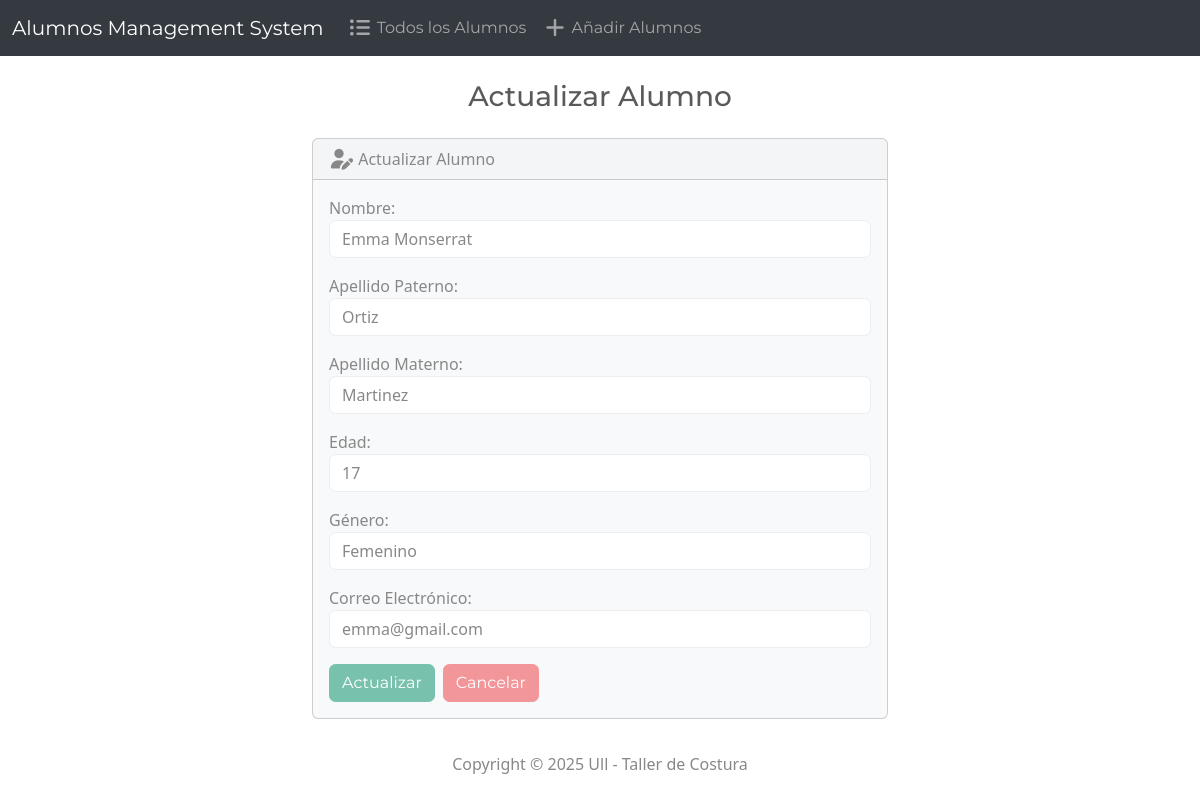
The page /edit/3 on the database its author committed.
### app_alumnos/models.py (models this page shows, shortened)
class Alumno(models.Model):
    nombre = models.CharField(max_length=100)
    apellido_paterno = models.CharField(max_length=100)
    apellido_materno = models.CharField(max_length=100)
    edad = models.IntegerField()
    genero = models.CharField(max_length=10)
    correo = models.EmailField(unique=True)

### app_alumnos/views.py (the view)
# urls.py: path('edit/<int:id>', views.edit, name='edit'),
def edit(request, id):
    try:
        alumno = Alumno.objects.get(pk=id)
    except Alumno.DoesNotExist:
        return HttpResponseRedirect(reverse('index'))
    if request.method == "POST":
        form = AlumnoForm(request.POST, instance=alumno)
        if form.is_valid():
            form.save()
            return render(request, 'alumnos/edit.html', {
                'form': form,
                'alumno': alumno,   # Necesario para el contexto
                'success': True     # Activa el mensaje de éxito en edit.html
            })
    else: # Solicitud GET
        form = AlumnoForm(instance=alumno)
    return render(request, 'alumnos/edit.html', {
        'form': form,
        'alumno': alumno
    })

### app_alumnos/forms.py
class AlumnoForm(forms.ModelForm):
    class Meta:
        model = Alumno
        fields = ['nombre', 'apellido_paterno', 'apellido_materno', 'edad', 'genero', 'correo']
        labels = {
            'nombre': 'Nombre',
            'apellido_paterno': 'Apellido Paterno',
            'apellido_materno': 'Apellido Materno',
            'edad': 'Edad',
            'genero': 'Género',
            'correo': 'Correo Electrónico',
        }
        widgets ={
            'nombre': forms.TextInput(attrs={'class': 'form-control'}),
            'apellido_paterno': forms.TextInput(attrs={'class': 'form-control'}),
            'apellido_materno': forms.TextInput(attrs={'class': 'form-control'}),
            'edad': forms.NumberInput(attrs={'class': 'form-control'}),
            'genero': forms.TextInput(attrs={'class': 'form-control'}),
            'correo': forms.EmailInput(attrs={'class': 'form-control'}),
        }

### app_alumnos/templates/alumnos/edit.html (shortened to what this page needs)
{% extends "alumnos/base.html"%}
{%block body%}
  <h3 class="text-center m-4">Actualizar Alumno</h3>
  {%if success %}
    <div class="alert alert-success" role="alert">
      Alumno actualizado exitosamente.
      <a href="{% url 'index' %}" class="alert-link">De vuelta a la página pricipal.</a>
    </div>
  {%else%}
   <div class="row justify-content-center">
      <div class="col-6">
        <div class="card bg-light mb-3">
  <div class="card-header">
  <i class="fa-solid fa-user-pen fa-lg"></i> Actualizar Alumno
  </div>
  <div class="card-body">
    <form action="" method="POST">
        {{ form.as_p }} <div class="d-flex gap-2">
            <button type="submit" class="btn btn-primary">Actualizar</button>
            <a href="{% url 'index'%}" class="btn btn-secondary">Cancelar</a>
        </div>
    </form>
  </div>
</div>
      </div>
  </div>
  {%endif%}
{% endblock %}

### rows shown on the page
Alumno: nombre "Emma Monserrat", apellido_paterno "Ortiz", apellido_materno "Martinez", edad "17", genero "Femenino", correo "emma@gmail.com"
